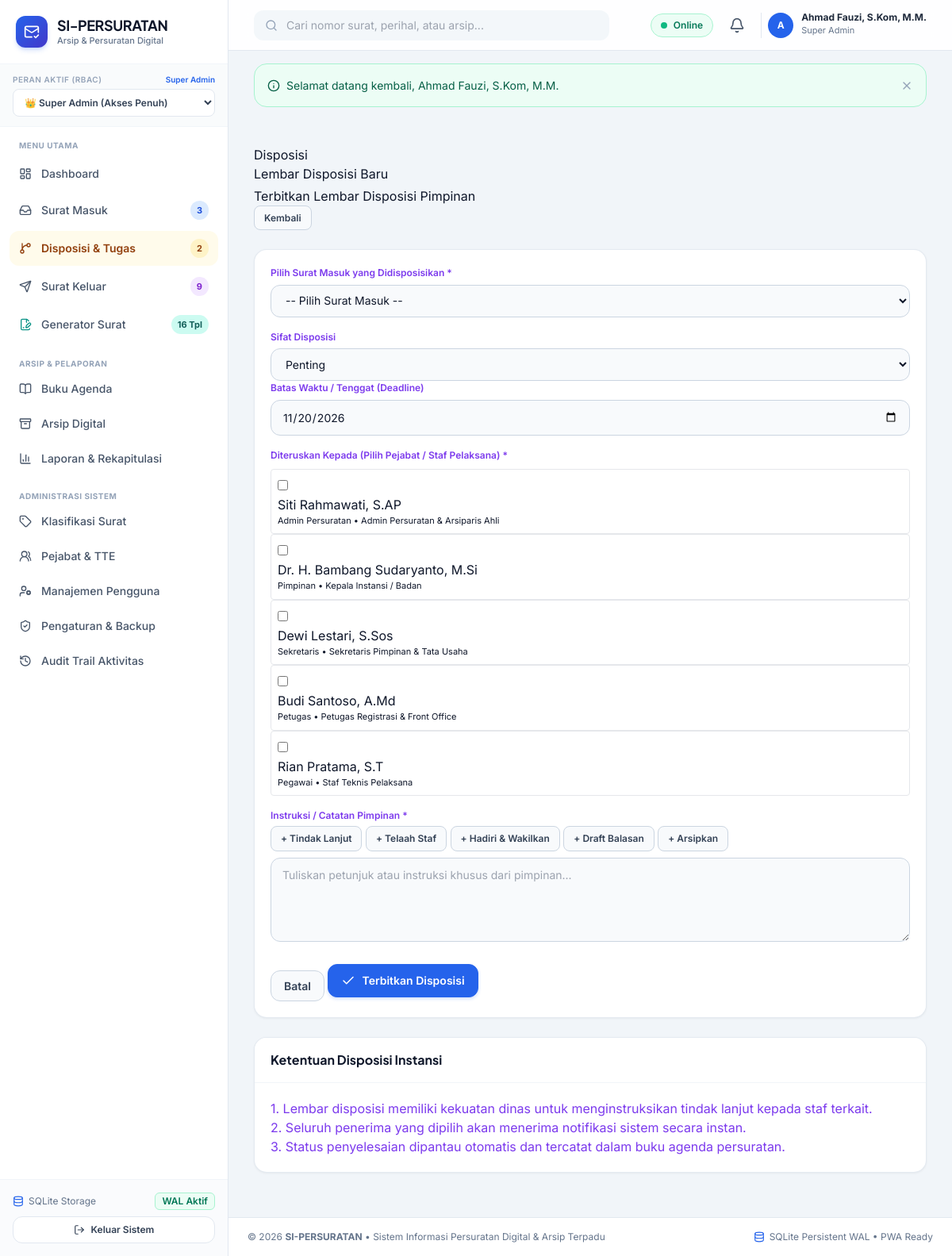
Page /public/disposisi/buat.php (signed in) on the committed database.
### tables this page shows
CREATE TABLE roles (
    id INTEGER PRIMARY KEY AUTOINCREMENT,
    name TEXT NOT NULL,
    slug TEXT NOT NULL UNIQUE,
    description TEXT,
    created_at DATETIME DEFAULT CURRENT_TIMESTAMP
);

CREATE TABLE users (
    id INTEGER PRIMARY KEY AUTOINCREMENT,
    username TEXT NOT NULL UNIQUE,
    email TEXT NOT NULL UNIQUE,
    password_hash TEXT NOT NULL,
    full_name TEXT NOT NULL,
    nip TEXT,
    jabatan TEXT,
    phone TEXT,
    role_id INTEGER NOT NULL,
    avatar TEXT,
    is_active INTEGER NOT NULL DEFAULT 1,
    created_at DATETIME DEFAULT CURRENT_TIMESTAMP,
    updated_at DATETIME DEFAULT CURRENT_TIMESTAMP,
    deleted_at DATETIME DEFAULT NULL,
    FOREIGN KEY (role_id) REFERENCES roles (id) ON DELETE RESTRICT
);

### public/disposisi/buat.php (the view, shortened to what the rows shown need)
<?php
require_once __DIR__ . '/../../config/app.php';
if (!Auth::check() || !Auth::can('disposisi.create')) {
    Flash::set('danger', 'Hanya Pimpinan atau pejabat yang berwenang memberikan lembar disposisi.');
    redirect('disposisi/');
}
$users = User::getAll();
require_once APP_PATH . '/views/layouts/header.php';
?>
<div class="row g-4">
    <div class="col-12 col-lg-8">
        <div class="card border-0 shadow-sm rounded-3">
            <div class="card-body p-4">
                <form action="" method="POST" id="formDisposisi">
                    <div class="mb-4">
                        <div class="row g-2">
                            <?php foreach ($users as $u): ?>
                                <?php if ($u['id'] !== Auth::id()): ?>
                                    <div class="col-12 col-sm-6">
                                        <div class="p-2 border rounded bg-white d-flex align-items-center gap-2">
                                            <input type="checkbox" name="penerima_user_ids[]" value="<?= $u['id'] ?>" id="user_<?= $u['id'] ?>" class="form-check-input">
                                            <label for="user_<?= $u['id'] ?>" class="form-check-label small" style="cursor: pointer;">
                                                <div class="fw-semibold text-dark"><?= htmlspecialchars($u['full_name']) ?></div>
                                                <div class="text-muted" style="font-size:11px;"><?= htmlspecialchars($u['role_name'] . ($u['jabatan'] ? ' • ' . $u['jabatan'] : '')) ?></div>
                                            </label>
                                        </div>
                                    </div>
                                <?php endif; ?>
                            <?php endforeach; ?>
                        </div>
                    </div>
                </form>
            </div>
        </div>
    </div>
</div>
<?php require_once APP_PATH . '/views/layouts/footer.php'; ?>

### app/views/layouts/header.php (shortened to what the rows shown need)
<!DOCTYPE html>
<html lang="id">
<head>
    <script src="https://cdn.tailwindcss.com"></script>
</head>
<body class="antialiased selection:bg-blue-100 selection:text-blue-900">
<div class="min-h-screen flex flex-col lg:flex-row">
    <?php require_once APP_PATH . '/views/layouts/sidebar.php'; ?>
    <div class="flex-1 flex flex-col min-w-0 pb-20 lg:pb-0">
        <header class="sticky top-0 z-30 bg-white/90 backdrop-blur-md border-b border-slate-200 px-4 lg:px-8 h-16 flex items-center justify-between gap-4">
            <div class="flex items-center gap-2 sm:gap-3">
                <div class="relative">
                    <button onclick="toggleDropdown('user-menu')" class="flex items-center gap-2.5 pl-2 border-l border-slate-200 hover:opacity-90 transition">
                        <div class="w-8 h-8 rounded-full bg-blue-600 text-white font-bold text-xs flex items-center justify-center shadow-xs">
                            <?= strtoupper(substr($currentUser['full_name'] ?? 'U', 0, 1)) ?>
                        </div>
                        <div class="hidden md:block text-left">
                            <p class="text-xs font-bold text-slate-800 leading-none"><?= htmlspecialchars($currentUser['full_name'] ?? 'User') ?></p>
                            <p class="text-[11px] text-slate-500 mt-0.5"><?= htmlspecialchars($currentUser['role_name'] ?? 'Role') ?></p>
                        </div>
                    </button>
                </div>
            </div>
        </header>
        <main class="flex-1 p-4 lg:p-8 max-w-7xl w-full mx-auto space-y-6">

### app/views/layouts/sidebar.php (shortened to what the rows shown need)
<?php
$currentUser = Auth::user();
$currentRoleSlug = $currentUser['role_slug'] ?? 'superadmin';
?>
<aside id="sidebar" class="fixed lg:sticky top-0 left-0 z-50 h-screen w-72 bg-white border-r border-slate-200 flex flex-col transition-transform duration-300 -translate-x-full lg:translate-x-0 shrink-0">
  <div class="p-5 border-b border-slate-100 flex items-center justify-between">
    <a href="<?= url('dashboard.php') ?>" class="flex items-center gap-3 group text-decoration-none">
      <div>
        <h1 class="font-display font-bold text-slate-900 text-lg leading-tight tracking-tight">SI-PERSURATAN</h1>
      </div>
    </a>
  </div>
  <div class="px-4 py-3 bg-slate-50/80 border-b border-slate-100">
    <div class="flex items-center justify-between mb-1">
      <label class="text-[10px] font-semibold uppercase tracking-wider text-slate-400 block">Peran Aktif (RBAC)</label>
      <span class="text-[10px] text-blue-600 font-semibold"><?= htmlspecialchars($currentUser['role_name'] ?? 'User') ?></span>
    </div>
    <div class="relative">
      <select onchange="window.location.href='<?= url('switch_role.php?role=') ?>' + this.value" class="w-full text-xs font-semibold bg-white border border-slate-200 rounded-lg px-2.5 py-2 text-slate-700 focus:outline-none focus:ring-2 focus:ring-blue-500/20 focus:border-blue-600 cursor-pointer">
        <option value="superadmin" <?= $currentRoleSlug === 'superadmin' ? 'selected' : '' ?>>👑 Super Admin (Akses Penuh)</option>
      </select>
    </div>
  </div>
</aside>

### rows in the picture
roles: name "Super Admin", slug "👑 Super Admin (Akses Penuh)"
users: full_name "A", full_name "Ahmad Fauzi, S.Kom, M.M."
users: full_name "Siti Rahmawati, S.AP", role+jabatan "Admin Persuratan • Admin Persuratan & Arsiparis Ahli"
users: full_name "Dr. H. Bambang Sudaryanto, M.Si", role+jabatan "Pimpinan • Kepala Instansi / Badan"
users: full_name "Dewi Lestari, S.Sos", role+jabatan "Sekretaris • Sekretaris Pimpinan & Tata Usaha"
users: full_name "Budi Santoso, A.Md", role+jabatan "Petugas • Petugas Registrasi & Front Office"
users: full_name "Rian Pratama, S.T", role+jabatan "Pegawai • Staf Teknis Pelaksana"

### other values in the picture
$badgeSm "3"
$badgeDisp "2"
$badgeSk "9"
$msg['message'] "Selamat datang kembali, Ahmad Fauzi, S.Kom, M.M."
